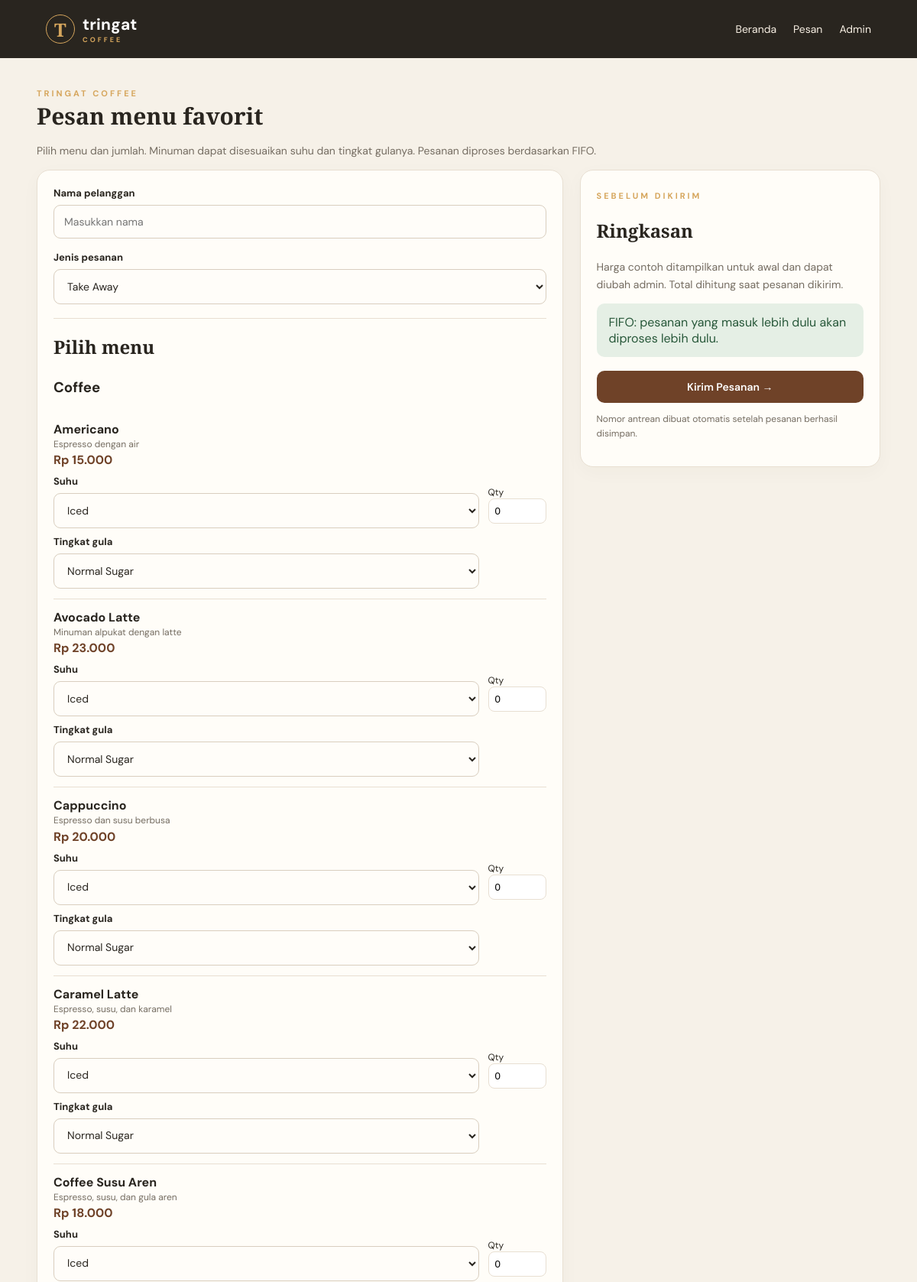
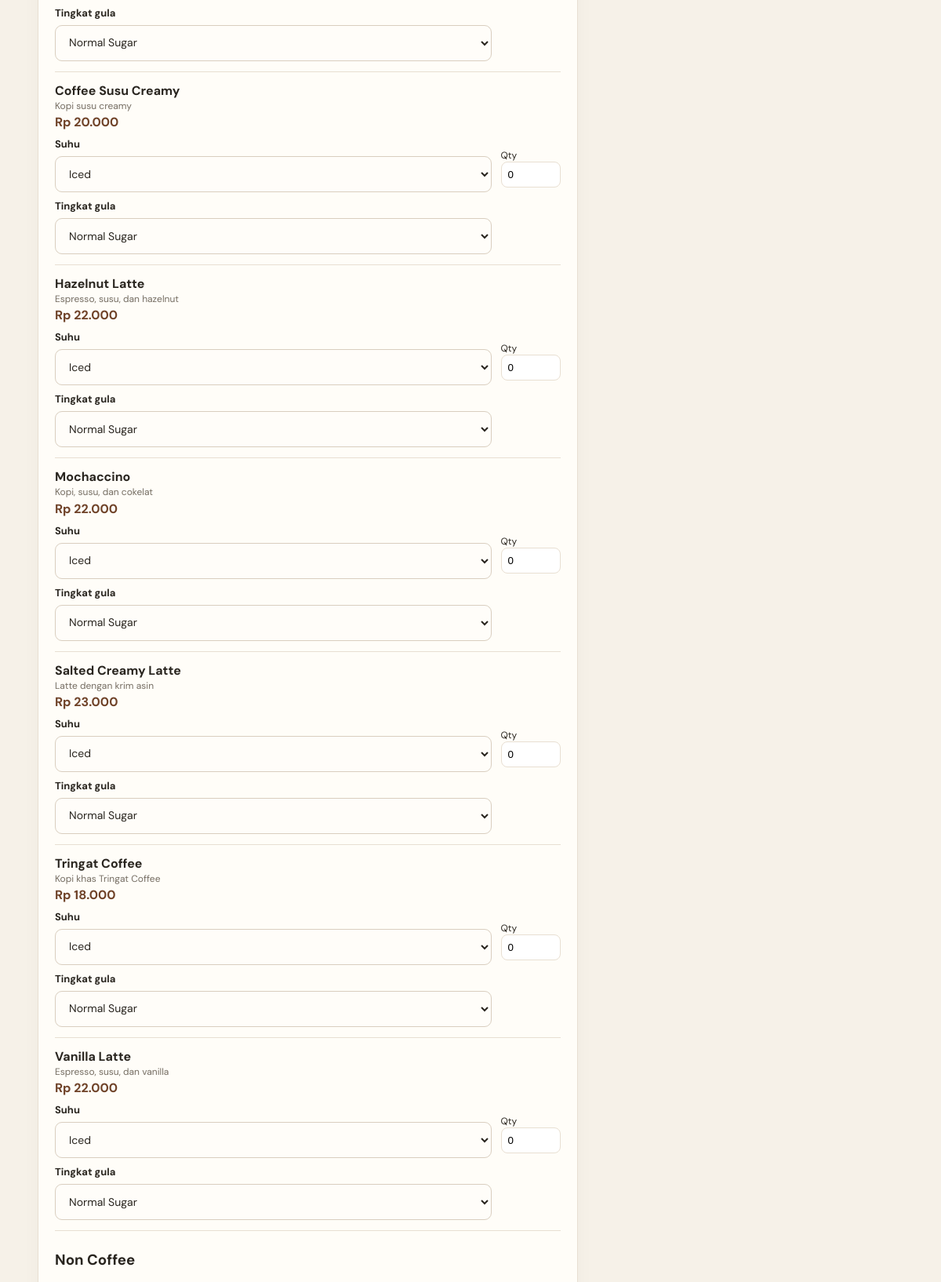
The app's page /order.php (upper part) with its own data (2 pictures, top to bottom).
### tables this page shows
CREATE TABLE IF NOT EXISTS menu (
 id INT AUTO_INCREMENT PRIMARY KEY,
 name VARCHAR(120) NOT NULL,
 description VARCHAR(255) DEFAULT '',
 price INT NOT NULL DEFAULT 0,
 category VARCHAR(60) DEFAULT 'Coffee',
 image_url VARCHAR(500) DEFAULT '',
 active TINYINT(1) NOT NULL DEFAULT 1
);

### config.php (called while the page is built, shortened)
<?php
if (!function_exists('rupiah')) {
    function rupiah($angka) {
        return 'Rp ' . number_format((float) $angka, 0, ',', '.');
    }
}

### order.php (the view, shortened to what this page needs)
<?php
require 'config.php';
$menus=$pdo->query("SELECT * FROM menu WHERE active=1 ORDER BY FIELD(category,'Coffee','Non Coffee','Mocktail','Tea Series','Add On','Snack'),name")->fetchAll();
$drinkCategories=['Coffee','Non Coffee','Mocktail','Tea Series'];
require 'includes/header.php'; ?>
<span class="eyebrow">Tringat Coffee</span><h1 class="page-title">Pesan menu favorit</h1><p class="muted">Pilih menu dan jumlah. Minuman dapat disesuaikan suhu dan tingkat gulanya. Pesanan diproses berdasarkan FIFO.</p>
<form method="post" class="layout"><section class="card"><div class="form-row"><label for="customer_name">Nama pelanggan</label><input class="input" id="customer_name" name="customer_name" required maxlength="120" placeholder="Masukkan nama" value="<?= htmlspecialchars($_POST['customer_name']??'') ?>"></div><div class="form-row"><label for="order_type">Jenis pesanan</label><select id="order_type" name="order_type"><option <?= (($_POST['order_type']??'Take Away')==='Take Away'?'selected':'') ?>>Take Away</option><option <?= (($_POST['order_type']??'')==='Dine In'?'selected':'') ?>>Dine In</option></select></div><hr class="divider"><h2 style="font-family:'Playfair Display'">Pilih menu</h2>
<?php $currentCategory=''; foreach($menus as $m): if($currentCategory!==$m['category']): $currentCategory=$m['category']; ?><h3 style="margin-top:24px"><?= htmlspecialchars($currentCategory) ?></h3><?php endif; $isDrink=in_array($m['category'],$drinkCategories,true); ?>
<div class="item-row"><div style="flex:1"><strong><?= htmlspecialchars($m['name']) ?></strong><div class="muted small"><?= htmlspecialchars($m['description']) ?></div><div class="price"><?= rupiah($m['price']) ?></div>
<?php if($isDrink): ?><div class="form-row" style="margin:9px 0 0"><label for="temp_<?= $m['id'] ?>">Suhu</label><select id="temp_<?= $m['id'] ?>" name="temperature[<?= $m['id'] ?>]"><option <?= (($_POST['temperature'][$m['id']]??'Iced')==='Iced'?'selected':'') ?>>Iced</option><option <?= (($_POST['temperature'][$m['id']]??'')==='Hot'?'selected':'') ?>>Hot</option></select></div><div class="form-row" style="margin:9px 0 0"><label for="sugar_<?= $m['id'] ?>">Tingkat gula</label><select id="sugar_<?= $m['id'] ?>" name="sugar_level[<?= $m['id'] ?>]"><?php foreach(['Normal Sugar','Less Sugar','Non Sugar'] as $level): ?><option <?= (($_POST['sugar_level'][$m['id']]??'Normal Sugar')===$level?'selected':'') ?>><?= $level ?></option><?php endforeach; ?></select></div><?php endif; ?></div><label class="small">Qty<br><input class="quantity" type="number" name="qty[<?= $m['id'] ?>]" min="0" max="20" value="<?= (int)($_POST['qty'][$m['id']]??0) ?>"></label></div>
<?php endforeach; ?></section><aside class="card"><span class="eyebrow">Sebelum dikirim</span><h2 style="font-family:'Playfair Display'">Ringkasan</h2><p class="muted">Harga contoh ditampilkan untuk awal dan dapat diubah admin. Total dihitung saat pesanan dikirim.</p><div class="notice">FIFO: pesanan yang masuk lebih dulu akan diproses lebih dulu.</div><button class="btn" style="width:100%" type="submit">Kirim Pesanan →</button><p class="muted small">Nomor antrean dibuat otomatis setelah pesanan berhasil disimpan.</p></aside></form>
<?php require 'includes/footer.php'; ?>

### includes/header.php (shortened to what this page needs)
<!doctype html><html lang="id"><head><link rel="stylesheet" href="<?= isset($assetPrefix) ? $assetPrefix : '' ?>assets/style.css"></head><body>
<header class="topbar"><a class="brand" href="<?= isset($assetPrefix) ? $assetPrefix : '' ?>index.php"><span class="brand-mark">T</span><span>tringat <small>COFFEE</small></span></a><nav><a href="<?= isset($assetPrefix) ? $assetPrefix : '' ?>index.php">Beranda</a><a href="<?= isset($assetPrefix) ? $assetPrefix : '' ?>order.php">Pesan</a><a href="<?= isset($assetPrefix) ? $assetPrefix : '' ?>admin/index.php">Admin</a></nav></header><main class="container">

### includes/footer.php
</main><footer class="footer">© <?= date('Y') ?> Tringat Coffee · Pesan santai, antrean tetap rapi.</footer></body></html>

### assets/style.css (style rules this page uses)
:root { --bg:#f6f1e8;--ink:#29251f;--muted:#756d62;--brown:#6f4228;--gold:#d6a65d;--card:#fffdf8;--line:#e8dfd2;--green:#3f6b50 }
* { box-sizing:border-box }
body { margin:0;background:var(--bg);color:var(--ink);font-family:'DM Sans',sans-serif }
.topbar { display:flex;align-items:center;justify-content:space-between;padding:18px max(5vw,20px);background:#29251f;color:#fff }
.brand { display:flex;gap:10px;align-items:center;color:white;text-decoration:none;font-size:21px;font-weight:700;letter-spacing:.2px }
.brand small { display:block;font-size:9px;letter-spacing:3px;color:var(--gold) }
.brand-mark { display:grid;place-items:center;border:1px solid var(--gold);color:var(--gold);width:38px;height:38px;border-radius:50%;font-family:'Playfair Display';font-size:24px }
.topbar nav { display:flex;gap:22px }
.topbar nav a { color:#f7efe3;text-decoration:none;font-size:14px }
.container { width:min(1120px,92%);margin:34px auto 70px }
.eyebrow { text-transform:uppercase;letter-spacing:3px;font-size:11px;color:var(--gold);font-weight:700 }
.btn { display:inline-block;border:0;border-radius:10px;padding:12px 17px;background:var(--brown);color:#fff;text-decoration:none;font:600 14px 'DM Sans';cursor:pointer }
.section-head h2,.page-title { font:700 30px 'Playfair Display';margin:0 }
.muted { color:var(--muted);font-size:14px;line-height:1.6 }
.card { background:var(--card);border:1px solid var(--line);border-radius:17px;padding:21px;box-shadow:0 7px 25px #49331b08 }
.price { font-weight:700;color:var(--brown) }
.layout { display:grid;grid-template-columns:minmax(0,1.4fr) minmax(280px,.8fr);gap:22px;align-items:start }
.form-row { margin-bottom:16px }
.form-row label { display:block;font-size:13px;font-weight:700;margin-bottom:7px }
.input,select,textarea { width:100%;padding:12px 13px;border:1px solid #d9cebf;border-radius:9px;background:#fffdf9;font:14px 'DM Sans';color:var(--ink) }
.quantity { width:76px;padding:8px;border:1px solid var(--line);border-radius:8px }
.item-row { display:flex;justify-content:space-between;align-items:center;gap:12px;padding:13px 0;border-bottom:1px solid var(--line) }
.notice { padding:14px 16px;border-radius:10px;background:#e5efe5;color:#28583a;margin-bottom:18px }
.small { font-size:12px }
.divider { border:0;border-top:1px solid var(--line);margin:18px 0 }

### records on screen
menu: category "Coffee", name "Americano", description "Espresso dengan air", price "Rp 15.000", id "Iced", id "Normal Sugar", id "0"
menu: name "Avocado Latte", description "Minuman alpukat dengan latte", price "Rp 23.000", id "Iced", id "Normal Sugar", id "0"
menu: name "Cappuccino", description "Espresso dan susu berbusa", price "Rp 20.000", id "Iced", id "Normal Sugar", id "0"
menu: name "Caramel Latte", description "Espresso, susu, dan karamel", price "Rp 22.000", id "Iced", id "Normal Sugar", id "0"
menu: name "Coffee Susu Aren", description "Espresso, susu, dan gula aren", price "Rp 18.000", id "Iced", id "Normal Sugar", id "0"
menu: name "Coffee Susu Creamy", description "Kopi susu creamy", price "Rp 20.000", id "Iced", id "Normal Sugar", id "0"
menu: name "Hazelnut Latte", description "Espresso, susu, dan hazelnut", price "Rp 22.000", id "Iced", id "Normal Sugar", id "0"
menu: name "Mochaccino", description "Kopi, susu, dan cokelat", price "Rp 22.000", id "Iced", id "Normal Sugar", id "0"
menu: name "Salted Creamy Latte", description "Latte dengan krim asin", price "Rp 23.000", id "Iced", id "Normal Sugar", id "0"
menu: name "Tringat Coffee", description "Kopi khas Tringat Coffee", price "Rp 18.000", id "Iced", id "Normal Sugar", id "0"
menu: name "Vanilla Latte", description "Espresso, susu, dan vanilla", price "Rp 22.000", id "Iced", id "Normal Sugar", id "0"
menu: category "Non Coffee"
